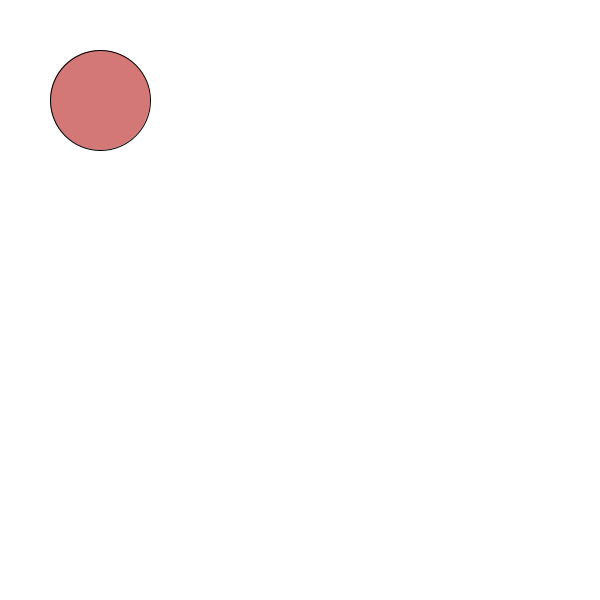
Frame 1 (no input)
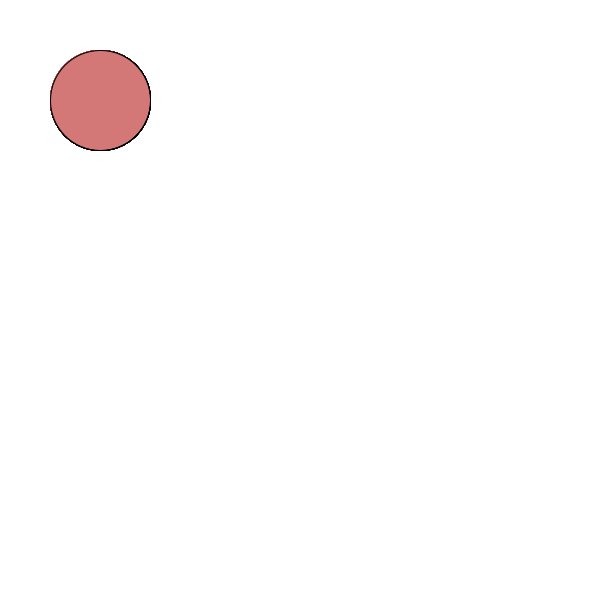
Frame 60 (the mouse pressed at the canvas centre just before this capture)
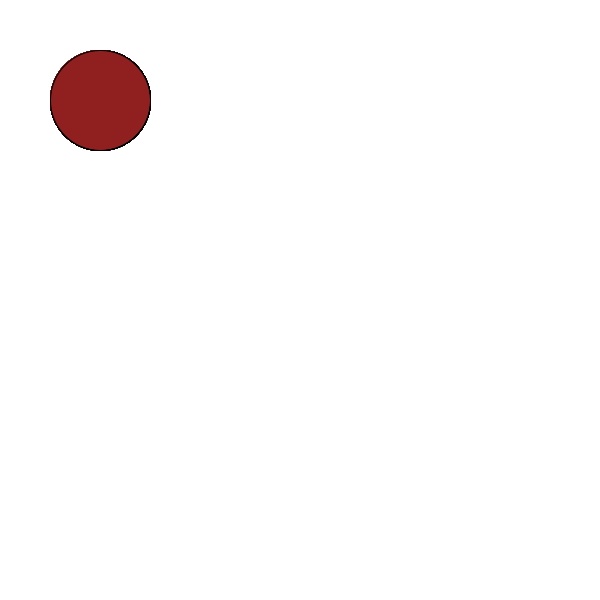
Frame 120 (the mouse held since frame 60 and released just before this capture)

The Processing sketch that drew these frames (run headless with seeded random() and noise(); from frame 60 on, the mouse is pressed at the canvas centre):

// Processing sketch: Useless_button
// ── Useless_button.pde
void setup(){
  size(600, 600);
  background(#FFFFFF);

};

void draw(){
  if (mousePressed) {
    fill(#902020);
  }
  else {
    fill(#D37777);
  }
  ellipse(100, 100, 100, 100);
  
};
